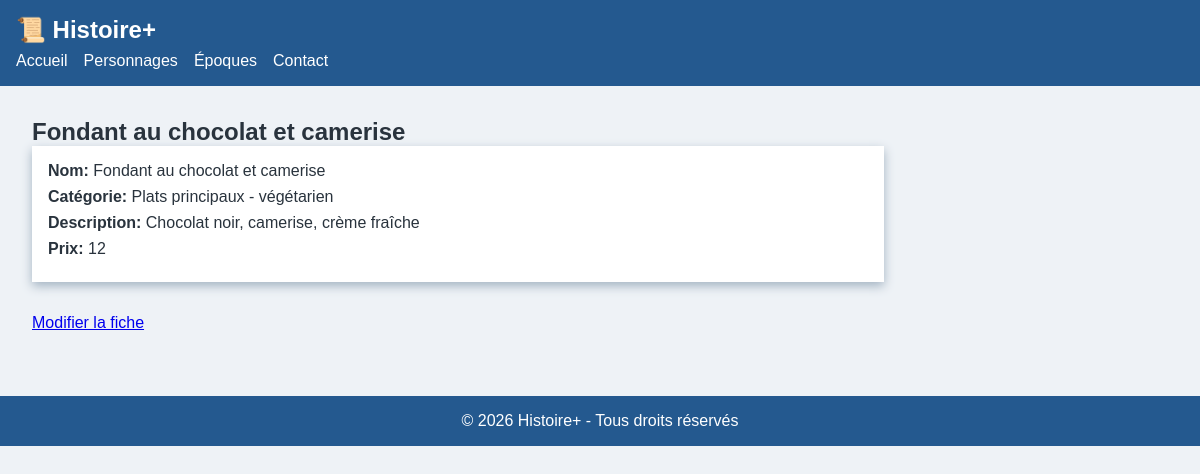
The app's page /plat/fiche.php?id=24, older data.
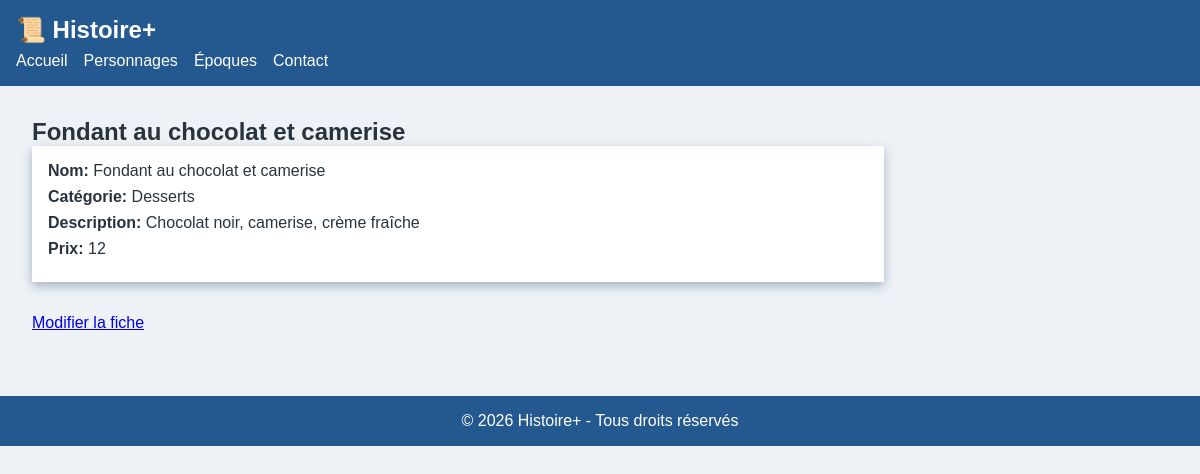
The same page, newer data.
### tables this page shows
CREATE TABLE "plat" (
	"id"	INTEGER,
	"categorie_id"	INTEGER,
	"nom"	TEXT,
	"ingredient"	TEXT,
	"prix"	INTEGER,
	"created_at"	TEXT DEFAULT current_timestamp,
	"updated_at"	TEXT DEFAULT current_timestamp,
	PRIMARY KEY("id")
);

CREATE TABLE "categorie" (
	"id"	INTEGER,
	"categorie"	TEXT,
	"type"	INTEGER,
	"created_at"	TEXT DEFAULT current_timestamp,
	"updated_at"	TEXT DEFAULT current_timestamp,
	PRIMARY KEY("id")
);

### public/plat/fiche.php (the view, shortened to what this page needs)
<?php
$id = $_GET['id'];
$bd = "../../database/db.sqlite";
$pdo = new PDO("sqlite:" . $bd);
$stmt = $pdo->prepare("SELECT plat.*,categorie.categorie as nom_categorie from plat INNER JOIN categorie on plat.categorie_id = categorie.id WHERE plat.id=:id");
$stmt->execute([':id' => $id]);
$info = $stmt->fetch();
$boutton = '';
$boutton .= '<a href="modifier.php?id=' . $info['id'] . '">Modifier la fiche</a>';
?>
<!DOCTYPE html>
<html lang="fr">
<head>
    <link rel="stylesheet" href="../css/styles.css">
</head>
<body>
    <header>
        <div class="logo">📜 Histoire+</div>
        <nav>
            <ul>
                <li><a href="../index.php">Accueil</a></li>
                <li><a href="#">Personnages</a></li>
                <li><a href="#">Époques</a></li>
                <li><a href="#">Contact</a></li>
            </ul>
        </nav>
    </header>
    <main>
        <section class="content">
            <h1><?php echo $info['nom'] ?></h1>
            <article class="fiche">
                <ul>
                    <li><strong>Nom: </strong><?php echo $info['nom'] ?></li>
                    <li><strong>Catégorie: </strong><?php echo $info["nom_categorie"] ?></li>
                    <li><strong>Description: </strong><?php echo $info['ingredient'] ?></li>
                    <li><strong>Prix: </strong><?php echo $info['prix'] ?></li>
                </ul>
            </article>
            <?php echo $boutton ?>
        </section>
    </main>
    <footer>
        <p>© 2026 Histoire+ - Tous droits réservés</p>
    </footer>
</body>
</html>

Row changes from the older to the newer data that the page shows:
changed plat "Fondant au chocolat et camerise": categorie.categorie "Plats principaux - végétarien" → "Desserts"
